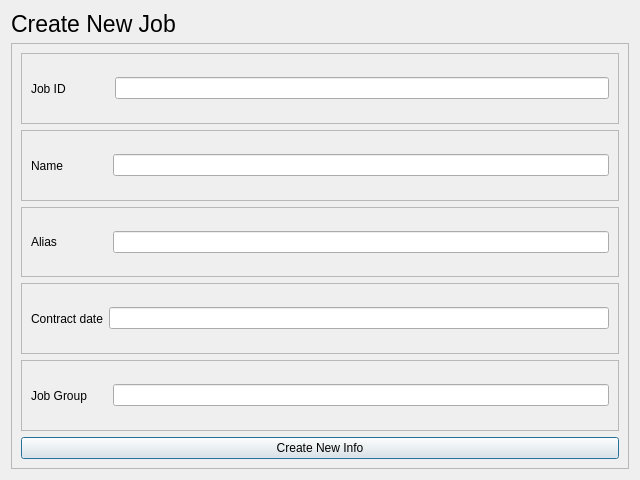
<?xml version="1.0" encoding="UTF-8"?>
<ui version="4.0">
 <class>NewJobForm</class>
 <widget class="QDialog" name="NewJobForm">
  <property name="geometry">
   <rect>
    <x>0</x>
    <y>0</y>
    <width>640</width>
    <height>480</height>
   </rect>
  </property>
  <property name="windowTitle">
   <string>Dialog</string>
  </property>
  <layout class="QVBoxLayout" name="verticalLayout">
   <item>
    <widget class="QLabel" name="label">
     <property name="font">
      <font>
       <pointsize>17</pointsize>
      </font>
     </property>
     <property name="text">
      <string>Create New Job</string>
     </property>
    </widget>
   </item>
   <item>
    <widget class="QScrollArea" name="scrollArea">
     <property name="widgetResizable">
      <bool>true</bool>
     </property>
     <widget class="QWidget" name="scrollAreaWidgetContents">
      <property name="geometry">
       <rect>
        <x>0</x>
        <y>0</y>
        <width>616</width>
        <height>412</height>
       </rect>
      </property>
      <layout class="QVBoxLayout" name="verticalLayout_2">
       <item>
        <widget class="QFrame" name="frame">
         <property name="frameShape">
          <enum>QFrame::StyledPanel</enum>
         </property>
         <property name="frameShadow">
          <enum>QFrame::Raised</enum>
         </property>
         <layout class="QHBoxLayout" name="horizontalLayout">
          <item>
           <widget class="QLabel" name="label_2">
            <property name="text">
             <string>Job ID             </string>
            </property>
           </widget>
          </item>
          <item>
           <widget class="QLineEdit" name="lineEdit"/>
          </item>
         </layout>
        </widget>
       </item>
       <item>
        <widget class="QFrame" name="frame_3">
         <property name="frameShape">
          <enum>QFrame::StyledPanel</enum>
         </property>
         <property name="frameShadow">
          <enum>QFrame::Raised</enum>
         </property>
         <layout class="QHBoxLayout" name="horizontalLayout_3">
          <item>
           <widget class="QLabel" name="label_4">
            <property name="text">
             <string>Name             </string>
            </property>
           </widget>
          </item>
          <item>
           <widget class="QLineEdit" name="lineEdit_3"/>
          </item>
         </layout>
        </widget>
       </item>
       <item>
        <widget class="QFrame" name="frame_2">
         <property name="frameShape">
          <enum>QFrame::StyledPanel</enum>
         </property>
         <property name="frameShadow">
          <enum>QFrame::Raised</enum>
         </property>
         <layout class="QHBoxLayout" name="horizontalLayout_2">
          <item>
           <widget class="QLabel" name="label_3">
            <property name="text">
             <string>Alias               </string>
            </property>
           </widget>
          </item>
          <item>
           <widget class="QLineEdit" name="lineEdit_2"/>
          </item>
         </layout>
        </widget>
       </item>
       <item>
        <widget class="QFrame" name="frame_5">
         <property name="frameShape">
          <enum>QFrame::StyledPanel</enum>
         </property>
         <property name="frameShadow">
          <enum>QFrame::Raised</enum>
         </property>
         <layout class="QHBoxLayout" name="horizontalLayout_5">
          <item>
           <widget class="QLabel" name="label_6">
            <property name="text">
             <string>Contract date</string>
            </property>
           </widget>
          </item>
          <item>
           <widget class="QLineEdit" name="lineEdit_5"/>
          </item>
         </layout>
        </widget>
       </item>
       <item>
        <widget class="QFrame" name="frame_4">
         <property name="frameShape">
          <enum>QFrame::StyledPanel</enum>
         </property>
         <property name="frameShadow">
          <enum>QFrame::Raised</enum>
         </property>
         <layout class="QHBoxLayout" name="horizontalLayout_4">
          <item>
           <widget class="QLabel" name="label_5">
            <property name="text">
             <string>Job Group      </string>
            </property>
           </widget>
          </item>
          <item>
           <widget class="QLineEdit" name="lineEdit_4"/>
          </item>
         </layout>
        </widget>
       </item>
       <item>
        <widget class="QPushButton" name="pushButton">
         <property name="text">
          <string>Create New Info</string>
         </property>
        </widget>
       </item>
      </layout>
     </widget>
    </widget>
   </item>
  </layout>
 </widget>
 <resources/>
 <connections/>
</ui>
